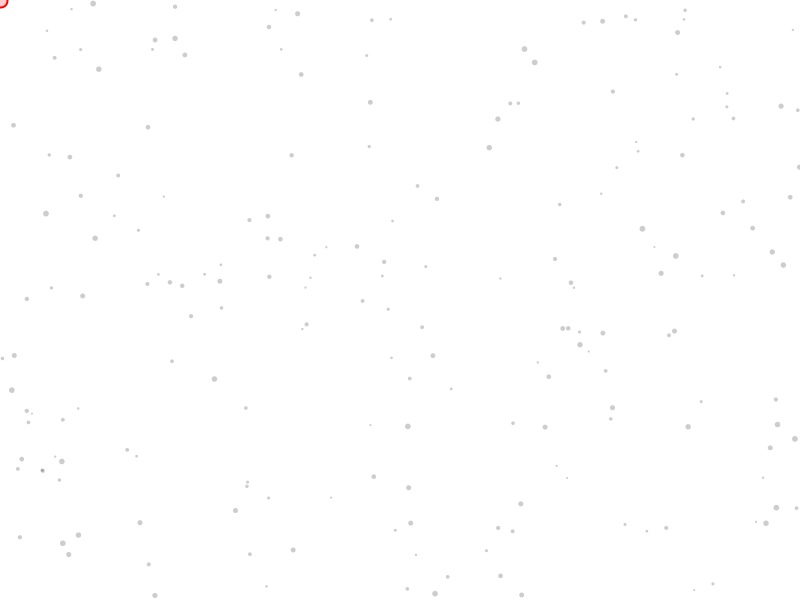
Frame 1 (no input)
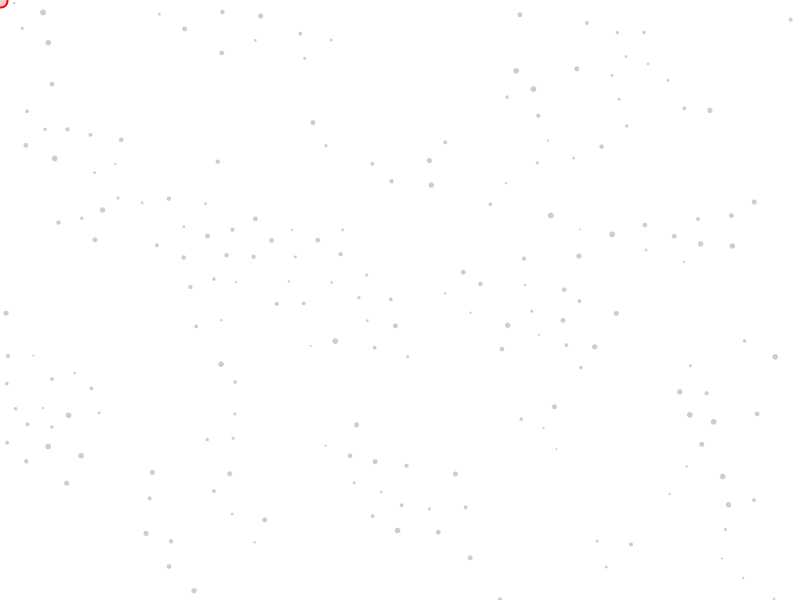
Frame 60 (the mouse pressed at the canvas centre just before this capture)
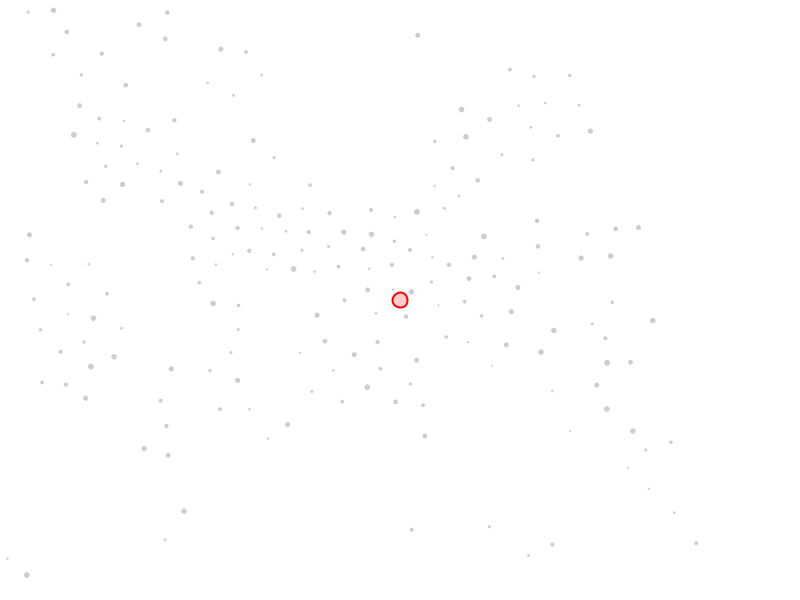
Frame 120 (the mouse held since frame 60 and released just before this capture)

The Processing sketch that drew these frames (run headless with seeded random() and noise(); from frame 60 on, the mouse is pressed at the canvas centre):

// Processing sketch: flock_with_mouse_position
// ── flock_with_mouse_position.pde
// A global seed for reproducible randomness.
long seed = 157157;

ArrayList<Boid> flock;
FlockLeader leader;

void setup() {
  size(800, 600);
  randomSeed(seed);
  
  flock = new ArrayList<Boid>();
  // Create a flock of 200 boids
  for (int i = 0; i < 200; i++) {
    flock.add(new Boid(random(width), random(height)));
  }
  
  // Create the flock leader
  leader = new FlockLeader();
}

void draw() {
  background(255); // White background
  
  // Update the leader's position to follow the mouse
  leader.update(mouseX, mouseY);
  leader.display();
  
  // Update and display each boid in the flock
  for (Boid b : flock) {
    b.run(flock, leader);
  }
}

// Boid class represents a single particle
class Boid {
  PVector position;
  PVector velocity;
  PVector acceleration;
  float r;
  float maxforce;    // Maximum steering force
  float maxspeed;    // Maximum speed

  Boid(float x, float y) {
    acceleration = new PVector(0, 0);
    velocity = PVector.random2D();
    position = new PVector(x, y);
    r = random(2, 6); // Random size for each particle
    maxspeed = random(2, 4); // Random speed for each particle
    maxforce = 0.05;
  }

  void run(ArrayList<Boid> boids, FlockLeader leader) {
    flock(boids, leader);
    update();
    borders();
    render();
  }

  void flock(ArrayList<Boid> boids, FlockLeader leader) {
    PVector sep = separate(boids); // Separation
    PVector ali = align(boids);    // Alignment
    PVector coh = cohesion(boids);   // Cohesion
    PVector fol = followLeader(leader); // Follow the leader
    
    // Weight the forces
    sep.mult(1.5);
    ali.mult(1.0);
    coh.mult(1.0);
    fol.mult(0.5); // Give less weight to following the leader to maintain flocking behavior
    
    // Add the force vectors to acceleration
    acceleration.add(sep);
    acceleration.add(ali);
    acceleration.add(coh);
    acceleration.add(fol);
  }

  // Update position and acceleration
  void update() {
    velocity.add(acceleration);
    velocity.limit(maxspeed);
    position.add(velocity);
    acceleration.mult(0);
  }
  
  // A method to keep the boids within the window boundaries
  void borders() {
    if (position.x < 0) position.x = width;
    if (position.y < 0) position.y = height;
    if (position.x > width) position.x = 0;
    if (position.y > height) position.y = 0;
  }

  // Render the boid
  void render() {
    noStroke();
    fill(0, 50); // Semi-transparent black
    ellipse(position.x, position.y, r, r);
  }
  
  // Separation: steer away from neighbors
  PVector separate(ArrayList<Boid> boids) {
    float desiredseparation = 25.0;
    PVector steer = new PVector(0, 0, 0);
    int count = 0;
    for (Boid other : boids) {
      float d = PVector.dist(position, other.position);
      if ((d > 0) && (d < desiredseparation)) {
        PVector diff = PVector.sub(position, other.position);
        diff.normalize();
        diff.div(d); // Weight by distance
        steer.add(diff);
        count++;
      }
    }
    if (count > 0) {
      steer.div(count);
    }
    if (steer.mag() > 0) {
      steer.normalize();
      steer.mult(maxspeed);
      steer.sub(velocity);
      steer.limit(maxforce);
    }
    return steer;
  }
  
  // Alignment: Steer towards the average heading of neighbors
  PVector align(ArrayList<Boid> boids) {
    float neighborDist = 50;
    PVector sum = new PVector(0, 0);
    int count = 0;
    for (Boid other : boids) {
      float d = PVector.dist(position, other.position);
      if ((d > 0) && (d < neighborDist)) {
        sum.add(other.velocity);
        count++;
      }
    }
    if (count > 0) {
      sum.div(count);
      sum.normalize();
      sum.mult(maxspeed);
      PVector steer = PVector.sub(sum, velocity);
      steer.limit(maxforce);
      return steer;
    } else {
      return new PVector(0, 0);
    }
  }

  // Cohesion: Steer to move toward the center of the flock
  PVector cohesion(ArrayList<Boid> boids) {
    float neighborDist = 50;
    PVector sum = new PVector(0, 0);
    int count = 0;
    for (Boid other : boids) {
      float d = PVector.dist(position, other.position);
      if ((d > 0) && (d < neighborDist)) {
        sum.add(other.position);
        count++;
      }
    }
    if (count > 0) {
      sum.div(count);
      return steerTo(sum); // Steer towards the center of mass
    } else {
      return new PVector(0, 0);
    }
  }

  // Follow Leader: Steer towards the leader
  PVector followLeader(FlockLeader leader) {
    return steerTo(leader.position);
  }

  // A generic method to calculate the steering force towards a target
  PVector steerTo(PVector target) {
    PVector desired = PVector.sub(target, position);
    float d = desired.mag();
    if (d > 0) {
      desired.normalize();
      if (d < 100) {
        float m = map(d, 0, 100, 0, maxspeed);
        desired.mult(m);
      } else {
        desired.mult(maxspeed);
      }
      PVector steer = PVector.sub(desired, velocity);
      steer.limit(maxforce);
      return steer;
    }
    return new PVector(0, 0);
  }
}

// FlockLeader class represents the leader that the flock follows
class FlockLeader {
  PVector position;
  float size = 15;

  FlockLeader() {
    position = new PVector(width / 2, height / 2);
  }
  
  void update(float x, float y) {
    position.x = x;
    position.y = y;
  }
  
  void display() {
    stroke(255, 0, 0); // Red
    strokeWeight(2);
    fill(255, 0, 0, 50);
    ellipse(position.x, position.y, size, size);
    noStroke();
  }
}
